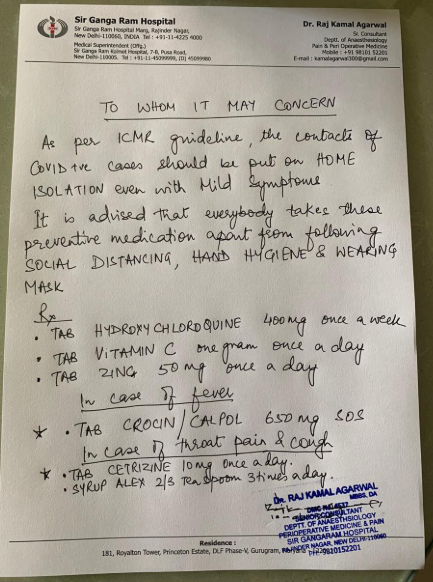
#> input picture backend/tests/ocr/handwritten_input/handwritten.png, 433 x 582 px, found by its file name
$ python preprocessing.py
#> lines starting #> are read from the running program, lines starting #| are printed output that depends on the picture; after the words box and inside, x2 and y2 are one past the last pixel; in counts of white or black regions, pixels touching at a corner belong together
import cv2
from pathlib import Path


def preprocess_image(input_path, output_path):
    """
    Prepare a handwritten medical document for OCR.

    Processing:
    - grayscale conversion
    - upscaling
    - denoising
    - contrast enhancement
    - adaptive thresholding
    - morphological cleanup
    """

    input_path = Path(input_path)
    output_path = Path(output_path)

    if not input_path.exists():
        raise FileNotFoundError(
            f"Input image not found: {input_path}"
        )

    image = cv2.imread(str(input_path))
#> image is the input picture: shape (582, 433, 3); mean B, G, R 151, 162.2, 167.5

    if image is None:
        raise ValueError(
            f"Unable to read image: {input_path}"
        )

    # --------------------------------------------------------
    # 1. Convert to grayscale
    # --------------------------------------------------------

    gray = cv2.cvtColor(
        image,
        cv2.COLOR_BGR2GRAY
    )
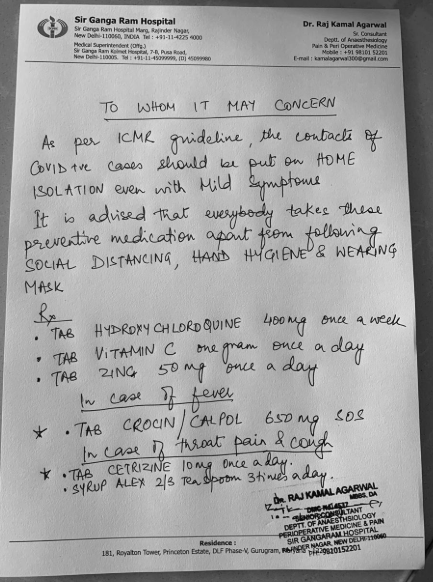
#> gray: shape (582, 433); min 3, max 236, mean 162.5

    # --------------------------------------------------------
    # 2. Upscale
    # --------------------------------------------------------

    height, width = gray.shape
#> height = 582; width = 433

    gray = cv2.resize(
        gray,
        (width * 2, height * 2),
        interpolation=cv2.INTER_CUBIC
    )
#> gray: shape (1164, 866)

    # --------------------------------------------------------
    # 3. Denoise
    # --------------------------------------------------------

    denoised = cv2.GaussianBlur(
        gray,
        (3, 3),
        0
    )

    # --------------------------------------------------------
    # 4. Contrast enhancement
    # --------------------------------------------------------

    clahe = cv2.createCLAHE(
        clipLimit=2.0,
        tileGridSize=(8, 8)
    )

    enhanced = clahe.apply(denoised)
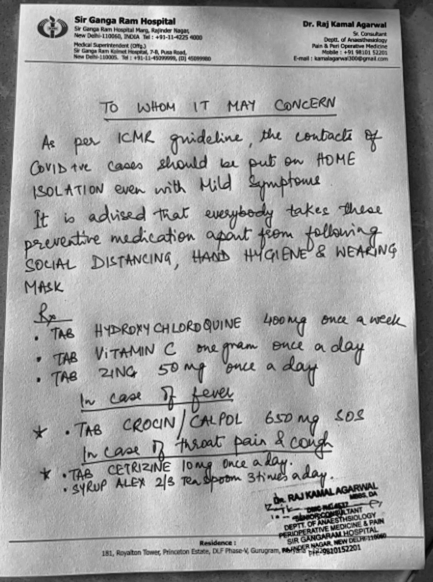
#> enhanced: shape (1164, 866) (shown at 1/2 size); min 1, max 244, mean 160.3

    # --------------------------------------------------------
    # 5. Adaptive threshold
    # --------------------------------------------------------

    binary = cv2.adaptiveThreshold(
        enhanced,
        255,
        cv2.ADAPTIVE_THRESH_GAUSSIAN_C,
        cv2.THRESH_BINARY,
        31,
        11
    )
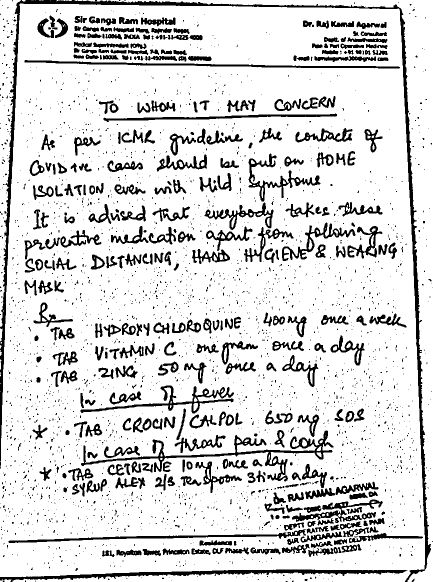
#> binary: shape (1164, 866) (shown at 1/2 size); 85% white; 2750 black regions (2384 under 20 px), largest, box (x1, y1, x2, y2) and area: (0, 0, 862, 1164) 17362, (162, 861, 667, 963) 5702, (0, 1139, 815, 1164) 5648

    # --------------------------------------------------------
    # 6. Morphological cleanup
    # --------------------------------------------------------

    kernel = cv2.getStructuringElement(
        cv2.MORPH_RECT,
        (2, 2)
    )

    cleaned = cv2.morphologyEx(
        binary,
        cv2.MORPH_OPEN,
        kernel
    )
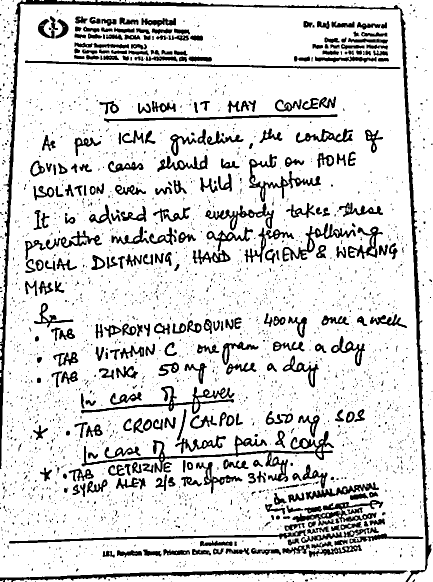
#> cleaned: shape (1164, 866) (shown at 1/2 size); 84.8% white; 2684 black regions (2347 under 20 px), largest, box (x1, y1, x2, y2) and area: (0, 0, 863, 1164) 17771, (163, 862, 668, 964) 5737, (0, 1140, 816, 1164) 5695

    # --------------------------------------------------------
    # 7. Save processed image
    # --------------------------------------------------------

    output_path.parent.mkdir(
        parents=True,
        exist_ok=True
    )

    if not cv2.imwrite(
        str(output_path),
        cleaned
    ):
        raise RuntimeError(
            f"Failed to save processed image: {output_path}"
        )

    return output_path


def main():

    print("=" * 60)
    print("       HANDWRITTEN OCR - PREPROCESSING")
    print("=" * 60)

    base_dir = Path(__file__).resolve().parent

    input_path = (
        base_dir /
        "input" /
        "handwritten.png"
    )

    output_path = (
        base_dir /
        "processed" /
        "cleaned.png"
    )

    print()
    print("Input image:")
    print(input_path)

    print()
    print("Processing image...")

    result = preprocess_image(
        input_path,
        output_path
    )

    print()
    print("Processed image:")
    print(result)

    print()
    print("=" * 60)
    print("STATUS: SUCCESS")
    print("=" * 60)


if __name__ == "__main__":
    main()
